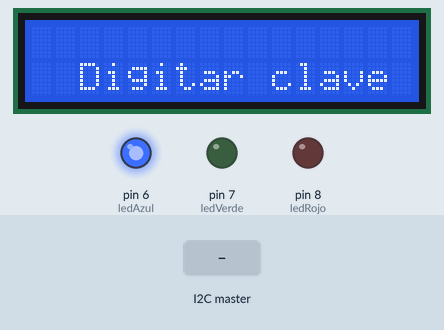
Bench run of a sketch on a simulated Arduino Uno, built with avr-gcc and run on an emulated ATmega328P. Parts: 16×2 character LCD, output pins drawn as LEDs (lit = HIGH). The inputs (shaded band) are chosen by the test bench. What the sketch prints to the serial monitor is not drawn.

Above: at 1.2 s.
1.3 s: the I2C master sends "T"
At 1.9 s:
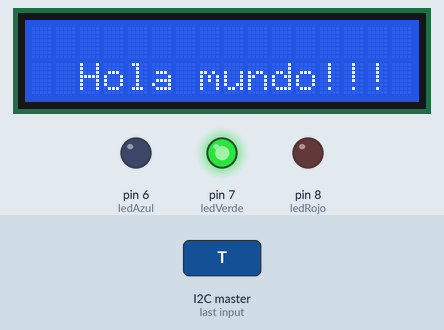
3.1 s: the I2C master sends the byte 1
At 4.0 s:
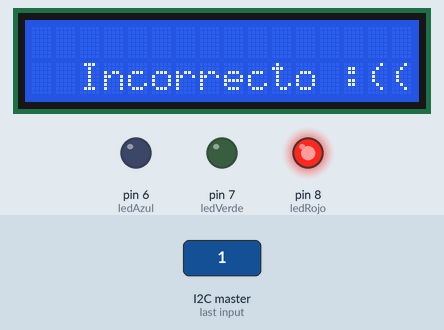
5.7 s: the I2C master sends the byte 0
At 6.8 s:
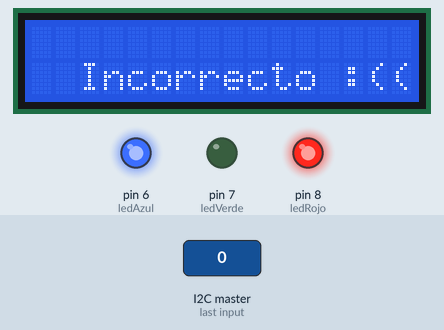
Timing chart, 0 to 8.7 s (numbered marks = the images above; inputs shaded):
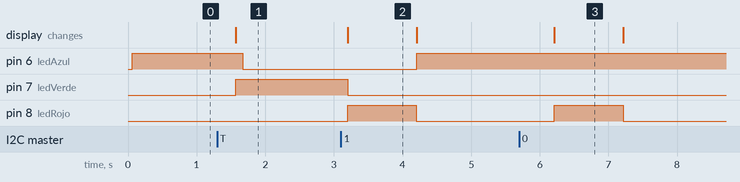

Measured:
- after the input at 1.3 s, pin 6 (ledAzul): HIGH → LOW after 0.37 s; pin 7 (ledVerde): LOW → HIGH after 0.27 s; the display: changes after 0.27 s (image 1)
- after the input at 3.1 s, pin 6 (ledAzul): LOW → HIGH after 1.1 s; pin 7 (ledVerde): HIGH → LOW after 0.10 s; pin 8 (ledRojo): LOW → HIGH after 0.10 s, → LOW 1.0 s later; the display: changes after 0.10 s (image 2)
- after the input at 5.7 s, pin 8 (ledRojo): LOW → HIGH after 0.51 s, → LOW 1.0 s later; the display: changes after 0.51 s (image 3)
- what the display in image 2 shows lasts 1.0 s, from 3.2 s to 4.2 s

The sketch:

Slave.ino
```cpp
//ESCLAVO
#include <Wire.h>
#include<LiquidCrystal.h>

LiquidCrystal lcd(12, 11, 5, 4, 3, 2);

char c = ' ';
int ledRojo =8;
int ledVerde=7;
int ledAzul=6;


void setup()
{
  pinMode(ledRojo,OUTPUT);
  pinMode(ledVerde,OUTPUT);
  pinMode(ledAzul,OUTPUT);

  Serial.begin(9600);
  Serial.println("Soy el esclavo");
  Wire.begin(1);
  lcd.begin(16, 2);
  Wire.onReceive(receiveEvent);
}

void receiveEvent(int howMany)
{
  if(Wire.available())
  {
    c = Wire.read();
  }
  Serial.print("Informacion recibida: ");
  Serial.println(c);
}

void loop()
{
  digitalWrite(ledRojo,LOW);
  digitalWrite(ledAzul,LOW);
  digitalWrite(ledVerde,LOW);
  while(c==' ')
  {
  	lcd.setCursor(2,2);
  	lcd.print("Digitar clave ");
    digitalWrite(ledAzul,HIGH);
    delay(500);
  }
  if(c=='T')
  {
    lcd.setCursor(2,2);
    lcd.print("Hola mundo!!! ");
    digitalWrite(ledVerde,HIGH);
    delay(100);
  }
  else
  {
    lcd.setCursor(2,2);
    lcd.print("Incorrecto :((");
    c=' ';
    digitalWrite(ledRojo,HIGH);
    delay(1000);

  }
}
```
